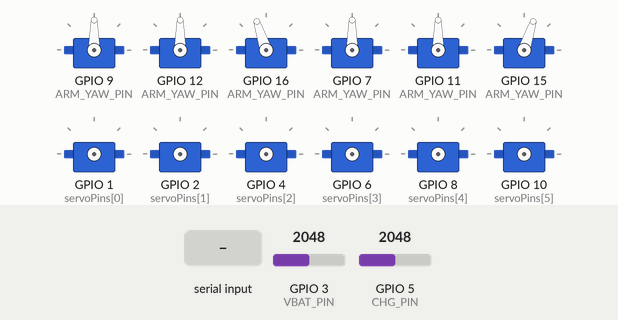
This sketch was run on a simulated ESP32-S3. On the bench: 12 × servo. The inputs (shaded band) are chosen by the test bench; at power-on: GPIO 5 (CHG_PIN) = 2048, GPIO 3 (VBAT_PIN) = 2048 (analog values on the 0–4095 scale). EEPROM starts erased; what the sketch prints to the serial monitor is not drawn.

Above: at 1.5 s.
1.6 s: "undock,1\n" received over Serial
At 3.8 s:
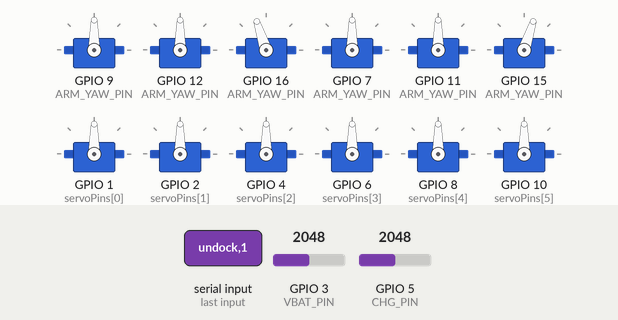
4.6 s: "reset,1\n" received over Serial
At 5.0 s:
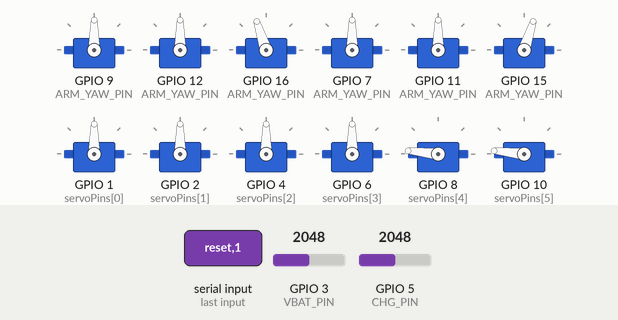
6.1 s: "dock\n" received over Serial
At 8.6 s:
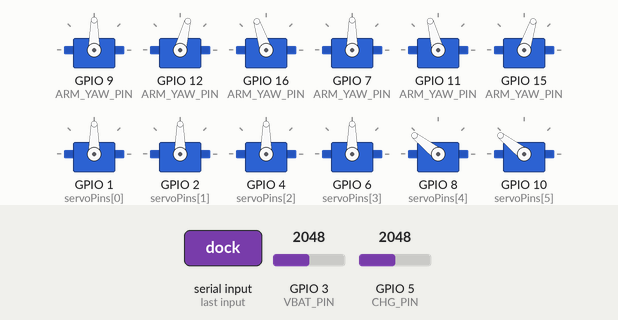
9.1 s: "undock\n" received over Serial
At 11.7 s:
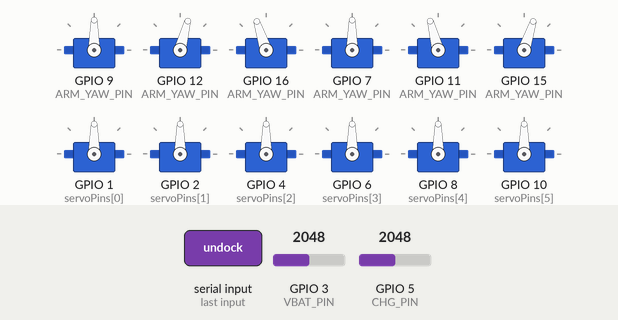
12.1 s: GPIO 5 (CHG_PIN) set to 289
15.1 s: GPIO 5 (CHG_PIN) set to 251
Timing chart, 0 to 18.1 s (numbered marks = the images above; inputs shaded):
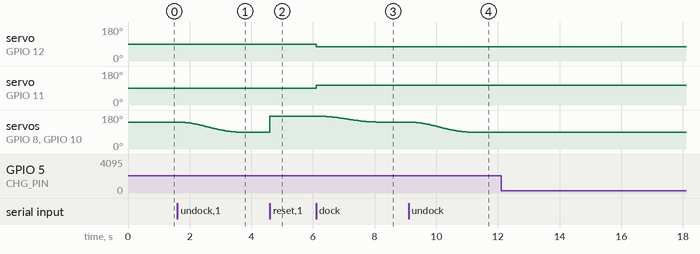

The sketch:

sesant_jumper_body.ino
```cpp
// SesAnt Jumper: RealAnt-protocol bridge + home puck + StackChan neck + two Jumper-style arms with two-jaw claws
// ---------------------------------------------------------------------------
// Builds on v3 (v3/firmware/sesant_v3_body): legs, battery, dock/undock on the home puck, SCS0009 neck on Serial1,
// CoreS3 command link on Serial0, paw. The v3 mandibles are replaced by two arms (sesant_jumper/README.md), 3 MG90S each:
//   shoulder yaw (+ = outward)   GPIO 9 left / 7 right    -5 .. +15 deg
//   shoulder pitch (+ = down)    GPIO 12 left / 11 right  -15 .. +70 deg
//   gripper (+ = open)           GPIO 16 left / 15 right   0 .. 35 deg per jaw: the claws grab horizontally, a gear pair
//                                                          swings both jaws sideways together. The gripper servo sits on the
//                                                          forearm behind the shoulder and drives the finger jaw through a
//                                                          wire pushrod: servo angle = GRIP_THETA0 + GRIP_GAIN * jaw (CAD fit)
// Limits come from the CAD sweep (sesant_jumper/assembly/sesant_jumper_arms.json): the arms stay clear of each other, the housing and
// the front legs. Walk with the arms in the carry pose (level): then the front hips keep about +-25 deg; lifting the
// arms crowds the knee servos, so `dock` lifts them only once the robot is about to sit.
// Commands (in addition to v1-v3: attach_servos, detach_servos, reset, standup, sN <pos>, dock, undock, battery,
//           neck <pan> <tilt>, neck_zero, neck_torque, paw):
//   arm_l <yaw> <pitch> <jaw> | arm_r <yaw> <pitch> <jaw> | arms <yaw> <pitch> <jaw>
//   jaw <deg> | grab | release   both grippers
//   carry                        arms level, claws closed (walking pose)
//   reach                        both arms down to the floor in front, claws open, head looking at them (standing)
// meas line: the 29 RealAnt fields + free heap, vbat_mV charge_mV dock_state (v2), pan_deg tilt_deg (v3), then the
//            6 arm setpoints: yaw_l pitch_l jaw_l yaw_r pitch_r jaw_r. ant_server.py reads the first 29.
// Joint convention as v1 for s1..s8 (FL hip, FL knee, BL hip, BL knee, BR hip, BR knee, FR hip, FR knee).

#include <ESP32Servo.h>
#include <Preferences.h>

const int servoPins[8] = {1, 2, 4, 6, 8, 10, 13, 14};
enum SesameCh : uint8_t { R1 = 0, R2 = 1, L1 = 2, L2 = 3, R4 = 4, R3 = 5, L3 = 6, L4 = 7 };
#define VBAT_PIN 3
#define CHG_PIN 5
// arm servo pins: [0] = left, [1] = right
const int ARM_YAW_PIN[2] = {9, 7}, ARM_PITCH_PIN[2] = {12, 11}, ARM_JAW_PIN[2] = {16, 15};
#define BUS_TX 17
#define BUS_RX 18
#define LINK_RX 37
#define LINK_TX 39
const float DIVIDER = (100.0f + 27.0f) / 27.0f;

const uint8_t REALANT_TO_CH[8] = {L1, L3, L2, L4, R2, R4, R1, R3};
int8_t DIR[8] = {+1, -1, +1, -1, +1, +1, +1, +1};
int8_t TRIM[8] = {0, 0, 0, 0, 0, 0, 0, 0};

const float AX_DEG_PER_UNIT = 300.0f / 1023.0f;
const int   AX_CENTER = 512;
const int   KNEE_STAND_UNITS = 224;
const int   KNEE_DOCK_UNITS = 396 + 7;                 // v2 seat pose + 2 deg
const float SERVO_DEG_PER_MS = 0.6f;
const int   HIP_LIMIT_DEG = 88;
const int   KNEE_MIN_DEG = -48, KNEE_MAX_DEG = 118;
const unsigned long DOCK_RAMP_MS = 2000, SETTLE_MS = 400;
const int   CHG_PRESENT_MV = 6000, VBAT_LOW_MV = 6900;

// paw keyframes (CAD hip angles from v3_neck_jaw.py: FR +40, BL -45, FL -20; FL knee 95 deg out).
// HIP_SIGN maps CAD hip degrees (+ = counter-clockwise from above) to RealAnt hip units: flip it if `paw` swings the
// support legs the wrong way during calibration.
const int   HIP_SIGN = +1;
const int   PAW_HIP_FR = 40, PAW_HIP_BL = -45, PAW_HIP_FL = -20;
const int   PAW_KNEE_UP = 224 + 324, PAW_KNEE_TAP = 224 + 205;   // 95 / 60 deg outward

// neck
const int   PAN_MIN = -120, PAN_MAX = 120, TILT_MIN = -20, TILT_MAX = 60, REACH_TILT = 51;
const float SCS_STEP_PER_DEG = 3.2f;                   // StackChan hal_servo.cpp: 0.3125 deg per step
int   neckZero[2] = {512, 512};
int   neckSign[2] = {+1, -1};                          // tilt: + = look down (check once, flip in neck_zero if needed)
float neckMeas[2] = {-999, -999};
// arms
const int   YAW_MIN = -5, YAW_MAX = 15, PITCH_MIN = -15, PITCH_MAX = 70, JAW_OPEN_DEG = 35;
const int   CARRY_PITCH = 0, DOCK_PITCH = -15, REACH_PITCH = 19;
const float GRIP_THETA0 = 18.4f, GRIP_GAIN = -1.07f;     // pushrod linkage: servo deg at jaw 0, servo deg per jaw deg (sesant_jumper_arms_report)
// servo direction per joint and side (the left arm is the mirror image): flip a sign if a joint moves the wrong way
int8_t ARM_DIR[3][2] = {{+1, -1}, {+1, -1}, {+1, -1}};     // [yaw, pitch, jaw][left, right]
int8_t ARM_TRIM[3][2] = {{0, 0}, {0, 0}, {0, 0}};

enum DockState : uint8_t { ST_FREE = 0, ST_DOCKING = 1, ST_DOCKED = 2, ST_CHARGING = 3, ST_UNDOCKING = 4, ST_DOCK_FAIL = 5 };

Servo servos[8], armServo[3][2];
Preferences prefs;
HardwareSerial &BUS = Serial1;
bool attached = false;
int setpoint[8] = {512, 224, 512, 224, 512, 224, 512, 224};
float estimate[8] = {512, 224, 512, 224, 512, 224, 512, 224};
String usbLine, linkLine;
unsigned long lastMeas = 0, lastEst = 0, lastLowWarn = 0, lastNeckRead = 0, settleT0 = 0;
uint8_t state = ST_FREE;
int vbat_mV = 0, chg_mV = 0;
int armDeg[3][2] = {{0, 0}, {CARRY_PITCH, CARRY_PITCH}, {0, 0}};

// --- keyframe player: queue of joint targets, each reached with a cosine ramp
struct Key { int16_t q[8]; uint16_t ms; };
Key keys[10]; uint8_t nKeys = 0, curKey = 0;
struct Ramp { bool active; int from[8], to[8]; unsigned long t0, dur; uint8_t next; } ramp = {false};

static inline bool isKnee(int i) { return (i % 2) == 1; }
int hipUnits(int cadDeg) { return AX_CENTER + (int)lroundf(HIP_SIGN * cadDeg / AX_DEG_PER_UNIT); }

int jointDeg(int i, int ax) {
  float a = isKnee(i) ? (ax - KNEE_STAND_UNITS) * AX_DEG_PER_UNIT : (ax - AX_CENTER) * AX_DEG_PER_UNIT;
  if (isKnee(i)) a = constrain(a, (float)KNEE_MIN_DEG, (float)KNEE_MAX_DEG);
  else a = constrain(a, (float)-HIP_LIMIT_DEG, (float)HIP_LIMIT_DEG);
  return (int)lroundf(a);
}
void writeJoint(int i) {
  if (!attached) return;
  servos[REALANT_TO_CH[i]].write(constrain(90 + DIR[i] * jointDeg(i, setpoint[i]) + TRIM[i], 0, 180));
}
void attachAll() {
  for (int i = 0; i < 8; i++) { servos[i].setPeriodHertz(50); servos[i].attach(servoPins[i], 732, 2929); }
  attached = true;
  for (int i = 0; i < 8; i++) writeJoint(i);
}
void detachAll() { for (int i = 0; i < 8; i++) servos[i].detach(); attached = false; }

void startRamp(const int target[8], unsigned long dur, uint8_t next) {
  for (int i = 0; i < 8; i++) { ramp.from[i] = setpoint[i]; ramp.to[i] = target[i]; }
  ramp.t0 = millis(); ramp.dur = dur; ramp.next = next; ramp.active = true;
}
void playKeys() { curKey = 0; if (nKeys) { int t[8]; for (int i = 0; i < 8; i++) t[i] = keys[0].q[i]; startRamp(t, keys[0].ms, 255); } }
void addKey(const int q[8], uint16_t ms) { if (nKeys < 10) { for (int i = 0; i < 8; i++) keys[nKeys].q[i] = q[i]; keys[nKeys].ms = ms; nKeys++; } }
void poseTargets(int kneeUnits, int out[8]) { for (int i = 0; i < 8; i++) out[i] = isKnee(i) ? kneeUnits : AX_CENTER; }

void readPower() {
  vbat_mV = (int)(analogReadMilliVolts(VBAT_PIN) * DIVIDER);
  chg_mV = (int)(analogReadMilliVolts(CHG_PIN) * DIVIDER);
}

// --- SCS bus (half duplex: our own bytes come back as an echo and are skipped)
uint8_t scsChk(const uint8_t *p, int n) { uint16_t s = 0; for (int i = 2; i < n; i++) s += p[i]; return ~(uint8_t)s; }
void busSend(const uint8_t *p, int n) {
  while (BUS.available()) BUS.read();
  BUS.write(p, n); BUS.flush();
  unsigned long t0 = micros(); int got = 0;
  while (got < n && micros() - t0 < 2000) if (BUS.available()) { BUS.read(); got++; }
}
int busRecv(uint8_t *buf, int n, unsigned long to_us = 3000) {
  unsigned long t0 = micros(); int got = 0;
  while (got < n && micros() - t0 < to_us) if (BUS.available()) buf[got++] = BUS.read();
  return got;
}
void scsWrite(uint8_t id, uint8_t addr, const uint8_t *data, uint8_t len) {
  uint8_t p[16] = {0xFF, 0xFF, id, (uint8_t)(len + 3), 0x03, addr};
  for (int i = 0; i < len; i++) p[6 + i] = data[i];
  p[6 + len] = scsChk(p, 6 + len);
  busSend(p, 7 + len);
  uint8_t ack[6]; busRecv(ack, 6);                     // status packet (ignored)
}
int scsReadPos(uint8_t id) {
  uint8_t p[8] = {0xFF, 0xFF, id, 4, 0x02, 56, 2, 0};
  p[7] = scsChk(p, 7); busSend(p, 8);
  uint8_t r[8];
  if (busRecv(r, 8) != 8 || r[0] != 0xFF || r[2] != id || r[7] != scsChk(r, 7)) return -1;
  return (r[5] << 8) | r[6];                           // SCSCL is big-endian
}
void scsGoal(uint8_t id, int pos, int ms) {
  pos = constrain(pos, 0, 1023);
  uint8_t d[6] = {(uint8_t)(pos >> 8), (uint8_t)pos, (uint8_t)(ms >> 8), (uint8_t)ms, 0, 0};
  scsWrite(id, 42, d, 6);
}
void neckTorque(bool on) { uint8_t v = on; scsWrite(1, 40, &v, 1); scsWrite(2, 40, &v, 1); }
void neckTo(float pan, float tilt, int ms = 300) {
  pan = constrain(pan, (float)PAN_MIN, (float)PAN_MAX); tilt = constrain(tilt, (float)TILT_MIN, (float)TILT_MAX);
  scsGoal(1, neckZero[0] + (int)lroundf(neckSign[0] * pan * SCS_STEP_PER_DEG), ms);
  scsGoal(2, neckZero[1] + (int)lroundf(neckSign[1] * tilt * SCS_STEP_PER_DEG), ms);
}
void readNeck() {
  for (int k = 0; k < 2; k++) {
    int p = scsReadPos(k + 1);
    neckMeas[k] = p < 0 ? -999 : (p - neckZero[k]) / (neckSign[k] * SCS_STEP_PER_DEG);
  }
}

// --- arms
void armJoint(int joint, int side, int deg) {
  const int lo[3] = {YAW_MIN, PITCH_MIN, 0}, hi[3] = {YAW_MAX, PITCH_MAX, JAW_OPEN_DEG};
  const int *pins[3] = {ARM_YAW_PIN, ARM_PITCH_PIN, ARM_JAW_PIN};
  armDeg[joint][side] = constrain(deg, lo[joint], hi[joint]);
  Servo &sv = armServo[joint][side];
  if (!sv.attached()) { sv.setPeriodHertz(50); sv.attach(pins[joint][side], 500, 2400); }
  float servoDeg = joint == 2 ? GRIP_THETA0 + GRIP_GAIN * armDeg[joint][side] : armDeg[joint][side];   // gripper goes through the pushrod
  sv.write(constrain(90 + (int)lroundf(ARM_DIR[joint][side] * servoDeg) + ARM_TRIM[joint][side], 0, 180));
}
void armTo(int side, int yaw, int pitch, int jaw) { armJoint(0, side, yaw); armJoint(1, side, pitch); armJoint(2, side, jaw); }
void jawTo(int deg) { armJoint(2, 0, deg); armJoint(2, 1, deg); }
void armsCarry() { for (int s = 0; s < 2; s++) armTo(s, 0, CARRY_PITCH, 0); }

// --- macros
void cmdDock() {
  if (!attached) attachAll();
  int t[8]; poseTargets(KNEE_DOCK_UNITS, t);
  neckTo(0, 0); for (int s = 0; s < 2; s++) armTo(s, 0, DOCK_PITCH, 0);   // arms up, clear of the puck
  state = ST_DOCKING; startRamp(t, DOCK_RAMP_MS, ST_DOCKED);
  Serial.println("- dock: sitting down on the puck");
}
void cmdUndock() {
  int t[8];
  if (!attached) { poseTargets(KNEE_DOCK_UNITS, setpoint); for (int i = 0; i < 8; i++) estimate[i] = setpoint[i]; attachAll(); }
  poseTargets(KNEE_STAND_UNITS, t);
  state = ST_UNDOCKING; startRamp(t, DOCK_RAMP_MS, ST_FREE);
  Serial.println("- undock: standing up");
}
void cmdReach() {
  if (!attached) attachAll();
  int t[8]; poseTargets(KNEE_STAND_UNITS, t);
  for (int s = 0; s < 2; s++) armTo(s, 0, REACH_PITCH, JAW_OPEN_DEG);
  neckTo(0, REACH_TILT, 800);
  state = ST_FREE; startRamp(t, 600, ST_FREE);
  Serial.println("- reach: claws open at the floor in front, head looking at them");
}
void cmdPaw() {
  if (!attached) attachAll();
  nKeys = 0;
  int s[8] = {AX_CENTER, KNEE_STAND_UNITS, AX_CENTER, KNEE_STAND_UNITS, AX_CENTER, KNEE_STAND_UNITS, AX_CENTER, KNEE_STAND_UNITS};
  int a[8]; memcpy(a, s, sizeof a);
  a[6] = hipUnits(PAW_HIP_FR); a[2] = hipUnits(PAW_HIP_BL);                 // support legs: shift the CoM off FL
  addKey(a, 900);
  a[0] = hipUnits(PAW_HIP_FL); a[1] = PAW_KNEE_UP; addKey(a, 600);         // lift FL forward
  for (int r = 0; r < 2; r++) { a[1] = PAW_KNEE_TAP; addKey(a, 250); a[1] = PAW_KNEE_UP; addKey(a, 250); }
  a[0] = AX_CENTER; a[1] = KNEE_STAND_UNITS; addKey(a, 600);               // foot back down
  addKey(s, 900);                                                          // support legs home
  neckTo(0, 20);
  state = ST_FREE; playKeys();
  Serial.println("- paw: on FR/BR/BL, tapping with FL");
}

void handleLine(String line) {
  line.trim();
  if (!line.length()) return;
  Serial.print("- recv: "); Serial.println(line);
  float a = 0, b = 0, c3 = 0;
  if (line.startsWith("attach_servos")) { attachAll(); Serial.println("- Succeeded to change torque on"); }
  else if (line.startsWith("detach_servos")) { ramp.active = false; nKeys = 0; detachAll(); Serial.println("- Succeeded to change torque off"); }
  else if (line.startsWith("reset"))   { ramp.active = false; nKeys = 0; for (int i = 0; i < 8; i++) { setpoint[i] = 512; writeJoint(i); } }
  else if (line.startsWith("standup")) { ramp.active = false; nKeys = 0; for (int i = 0; i < 8; i++) { setpoint[i] = isKnee(i) ? KNEE_STAND_UNITS : 512; writeJoint(i); } }
  else if (line.startsWith("undock"))  cmdUndock();
  else if (line.startsWith("dock"))    cmdDock();
  else if (line.startsWith("battery")) { readPower(); Serial.printf("- battery %d %d %d\n", vbat_mV, chg_mV, state); }
  else if (line.startsWith("neck_zero")) {
    for (int k = 0; k < 2; k++) { int p = scsReadPos(k + 1); if (p >= 0) neckZero[k] = p; }
    prefs.putInt("pan0", neckZero[0]); prefs.putInt("tilt0", neckZero[1]);
    Serial.printf("- neck zero %d %d\n", neckZero[0], neckZero[1]);
  }
  else if (line.startsWith("neck_torque")) neckTorque(line.endsWith("1"));
  else if (line.startsWith("neck") && sscanf(line.c_str(), "neck %f %f", &a, &b) == 2) neckTo(a, b);
  else if (line.startsWith("arm_l") && sscanf(line.c_str(), "arm_l %f %f %f", &a, &b, &c3) == 3) armTo(0, (int)a, (int)b, (int)c3);
  else if (line.startsWith("arm_r") && sscanf(line.c_str(), "arm_r %f %f %f", &a, &b, &c3) == 3) armTo(1, (int)a, (int)b, (int)c3);
  else if (line.startsWith("arms") && sscanf(line.c_str(), "arms %f %f %f", &a, &b, &c3) == 3) { armTo(0, (int)a, (int)b, (int)c3); armTo(1, (int)a, (int)b, (int)c3); }
  else if (line.startsWith("jaw") && sscanf(line.c_str(), "jaw %f", &a) == 1) jawTo((int)a);
  else if (line.startsWith("carry"))   armsCarry();
  else if (line.startsWith("reach"))   cmdReach();
  else if (line.startsWith("grab"))    jawTo(0);
  else if (line.startsWith("release")) jawTo(JAW_OPEN_DEG);
  else if (line.startsWith("paw"))     cmdPaw();
  else {
    ramp.active = false; nKeys = 0;
    if (state != ST_FREE && attached) state = ST_FREE;
    char buf[260]; line.toCharArray(buf, sizeof(buf));
    char *save = nullptr; char *tok = strtok_r(buf, " \t", &save);
    while (tok) {
      char *val = strtok_r(nullptr, " \t", &save);
      if (!val) break;
      if (tok[0] == 's') { int s = atoi(tok + 1); if (s >= 1 && s <= 8) { setpoint[s - 1] = constrain(atoi(val), 0, 1023); writeJoint(s - 1); } }
      tok = strtok_r(nullptr, " \t", &save);
    }
  }
}

void pump(Stream &in, String &buf) {
  while (in.available()) {
    char c = (char)in.read();
    buf += c;
    if (c == '\n') { handleLine(buf); buf = ""; }
    if (buf.length() > 256) buf = "";
  }
}

void setup() {
  Serial.begin(115200);
  Serial0.begin(115200, SERIAL_8N1, LINK_RX, LINK_TX);
  BUS.begin(1000000, SERIAL_8N1, BUS_RX, BUS_TX);
  ESP32PWM::allocateTimer(0); ESP32PWM::allocateTimer(1); ESP32PWM::allocateTimer(2); ESP32PWM::allocateTimer(3);
  analogReadResolution(12);
  analogSetPinAttenuation(VBAT_PIN, ADC_11db); analogSetPinAttenuation(CHG_PIN, ADC_11db);
  prefs.begin("sesant", false);
  neckZero[0] = prefs.getInt("pan0", 512); neckZero[1] = prefs.getInt("tilt0", 512);
  readPower();
  delay(300);
  armsCarry();
  Serial.println("realant says hello - sesant_jumper_body (ESP32-S2 + MG90S legs, SCS0009 neck, two 3-servo Jumper arms, home puck)");
}

void loop() {
  pump(Serial, usbLine);
  pump(Serial0, linkLine);
  unsigned long now = millis();

  if (ramp.active) {
    float u = constrain((float)(now - ramp.t0) / (float)ramp.dur, 0.0f, 1.0f);
    float s = 0.5f - 0.5f * cosf(u * PI);
    for (int i = 0; i < 8; i++) { setpoint[i] = ramp.from[i] + (int)lroundf((ramp.to[i] - ramp.from[i]) * s); writeJoint(i); }
    if (u >= 1.0f) {
      ramp.active = false;
      if (ramp.next == 255 && ++curKey < nKeys) { int t[8]; for (int i = 0; i < 8; i++) t[i] = keys[curKey].q[i]; startRamp(t, keys[curKey].ms, 255); }
      else if (ramp.next == ST_DOCKED) settleT0 = now;
      else if (ramp.next != 255) state = ramp.next;
      else nKeys = 0;
    }
  }
  if (state == ST_DOCKING && !ramp.active && settleT0 && now - settleT0 > SETTLE_MS) {
    settleT0 = 0; detachAll(); readPower();
    state = chg_mV > CHG_PRESENT_MV ? ST_CHARGING : ST_DOCK_FAIL;
    Serial.println(state == ST_CHARGING ? "- dock: seated on the puck, charging" : "- dock: no charge voltage on the pads (missed the funnel? puck unpowered?)");
  }

  float dt = (float)(now - lastEst); lastEst = now;
  float maxStep = SERVO_DEG_PER_MS * dt / AX_DEG_PER_UNIT;
  for (int i = 0; i < 8; i++) { float target = attached ? setpoint[i] : estimate[i]; estimate[i] += constrain(target - estimate[i], -maxStep, maxStep); }

  if (now - lastNeckRead >= 100) { lastNeckRead = now; readNeck(); }   // 2 short bus transactions, ~0.3 ms

  if (now - lastMeas >= 20) {
    lastMeas = now;
    readPower();
    if (state == ST_CHARGING && chg_mV < CHG_PRESENT_MV) state = ST_DOCKED;
    else if (state == ST_DOCKED && chg_mV > CHG_PRESENT_MV) state = ST_CHARGING;
    if (vbat_mV > 3000 && vbat_mV < VBAT_LOW_MV && chg_mV < CHG_PRESENT_MV && now - lastLowWarn > 60000) {
      lastLowWarn = now; Serial.println("- battery low: go home (walk over the puck, then send dock)");
    }
    Serial.print("meas "); Serial.print(now); Serial.print("\t");
    for (int i = 0; i < 8; i++) { Serial.print((int)lroundf(estimate[i])); Serial.print("\t"); }
    for (int i = 0; i < 8; i++) { Serial.print(setpoint[i]); Serial.print("\t"); }
    for (int i = 0; i < 4; i++) { Serial.print(0); Serial.print("\t"); }
    for (int i = 0; i < 8; i++) { Serial.print(0); Serial.print("\t"); }
    Serial.print(ESP.getFreeHeap()); Serial.print("\t");
    Serial.print(vbat_mV); Serial.print("\t"); Serial.print(chg_mV); Serial.print("\t"); Serial.print(state); Serial.print("\t");
    Serial.print(neckMeas[0], 1); Serial.print("\t"); Serial.print(neckMeas[1], 1); for (int s = 0; s < 2; s++) for (int j = 0; j < 3; j++) { Serial.print("\t"); Serial.print(armDeg[j][s]); }
    Serial.println();
  }
}
```

Measured:
- after the input at 1.6 s, servo on GPIO 8 (servoPins[4]), servo on GPIO 10 (servoPins[5]): moves from 142° to 90° over 1.7 s, starting after 0.19 s
- after the input at 4.6 s, servo on GPIO 8 (servoPins[4]), servo on GPIO 10 (servoPins[5]): 90° → 174° at once
- after the input at 6.1 s, servo on GPIO 12 (ARM_YAW_PIN): 90° → 75° at once; servo on GPIO 11 (ARM_YAW_PIN): 90° → 105° at once; servo on GPIO 8 (servoPins[4]), servo on GPIO 10 (servoPins[5]): moves from 174° to 142° over 1.7 s, starting after 0.24 s
- after the input at 9.1 s, servo on GPIO 8 (servoPins[4]), servo on GPIO 10 (servoPins[5]): moves from 142° to 90° over 1.7 s, starting after 0.18 s
- after the input at 12.1 s, every drawn part: stays the same
- after the input at 15.1 s, every drawn part: stays the same
